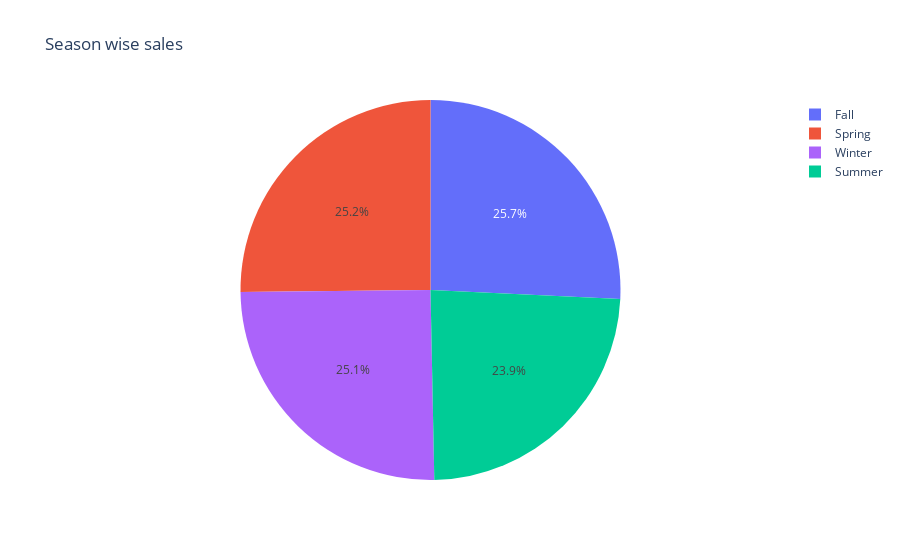

Notebook code for this chart:
### Code cell
fig = px.pie(
    df_season,
    values="Purchase Amount (USD)",
    names="Season",
    color="Season",
    title="Season wise sales"
)

fig.update_layout(showlegend=True)

fig.show()

### Figure 1 — Plotly figure (JSON) as saved in the notebook; plotly's stock layout.template omitted (floating-point values rounded to 4 significant figures)
{"data": [{"customdata": [["Fall"], ["Spring"], ["Summer"], ["Winter"]], "domain": {"x": [0, 1], "y": [0, 1]}, "hovertemplate": "Season=%{customdata[0]}<br>Purchase Amount (USD)=%{value}<extra></extra>", "labels": ["Fall", "Spring", "Summer", "Winter"], "legendgroup": "", "marker": {"colors": ["#636efa", "#EF553B", "#00cc96", "#ab63fa"]}, "name": "", "showlegend": true, "type": "pie", "values": [60018, 58679, 55777, 58607]}], "layout": {"legend": {"tracegroupgap": 0}, "showlegend": true, "title": {"text": "Season wise sales"}}}
